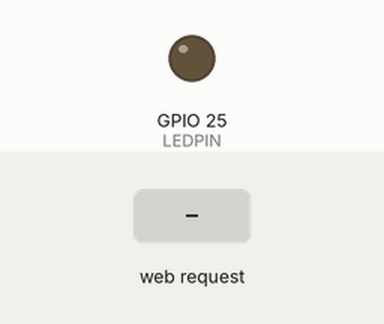
Simulated run of this sketch. Board: ESP32. Parts: output pins drawn as LEDs (lit = HIGH). Inputs (shaded band) come from the test bench. WiFi joins after 1.5 s; servers stay silent unless stated; what the sketch prints to the serial monitor is not drawn.

Above: at 3.2 s.
3.3 s: HTTP request GET /on received
At 4.5 s:
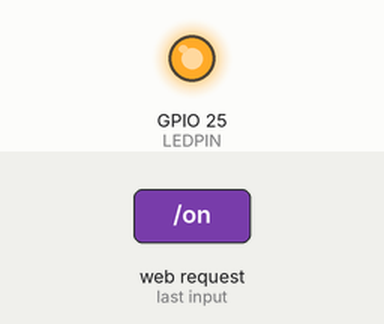
4.8 s: HTTP request GET /off received
At 5.6 s:
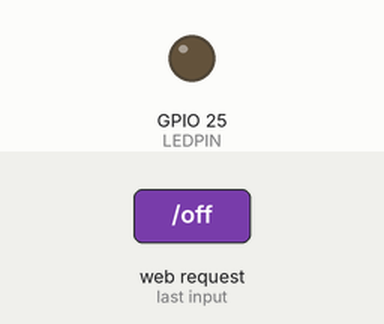
Timing chart, 0 to 7.8 s (numbered marks = the images above; inputs shaded):
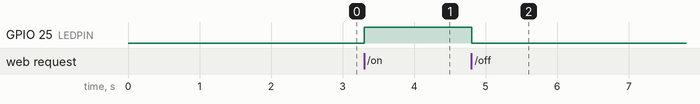

Measured:
- after the input at 3.3 s, GPIO 25 (LEDPIN): LOW → HIGH at once
- after the input at 4.8 s, GPIO 25 (LEDPIN): HIGH → LOW at once

The sketch:

Test.ino
```cpp
#include <WiFi.h>
#include <ESPAsyncWebServer.h>

// Replace with your network credentials
const char* ssid = "ggalaxy_2.4G";
const char* password = "021146pop";

const int LEDPIN = 25; // Change to your LED pin

AsyncWebServer server(80);

const char* index_html = R"rawliteral(
<!DOCTYPE HTML><html>
<head>
  <title>ESP LED Control</title>
  <script>
    function toggleLED(state) {
      var xhr = new XMLHttpRequest();
      xhr.open("GET", "/" + state, true);
      xhr.send();
    }
  </script>
</head>
<body>
  <h1>ESP LED Control</h1>
  <button onclick="toggleLED('on')">Turn On</button>
  <button onclick="toggleLED('off')">Turn Off</button>
</body>
</html>
)rawliteral";


void setup() {
  pinMode(LEDPIN, OUTPUT);
  digitalWrite(LEDPIN, LOW);
  Serial.begin(115200);

  // Connect to Wi-Fi
  WiFi.begin(ssid, password);
  while (WiFi.status() != WL_CONNECTED) {
    delay(1000);
    Serial.println("Connecting to WiFi...");
  }

  // Print the IP address
  Serial.println(WiFi.localIP());

  // Route for root / web page
  server.on("/", HTTP_GET, [](AsyncWebServerRequest *request) {
    request->send_P(200, "text/html", index_html); // index_html is your HTML content
  });

  // Route to turn LED on
  server.on("/on", HTTP_GET, [](AsyncWebServerRequest *request) {
    digitalWrite(LEDPIN, HIGH);
    request->send(200, "text/plain", "LED is ON");
  });

  // Route to turn LED off
  server.on("/off", HTTP_GET, [](AsyncWebServerRequest *request) {
    digitalWrite(LEDPIN, LOW);
    request->send(200, "text/plain", "LED is OFF");
  });

  // Start server
  server.begin();
}

void loop() {
  // Handle server
}
```
